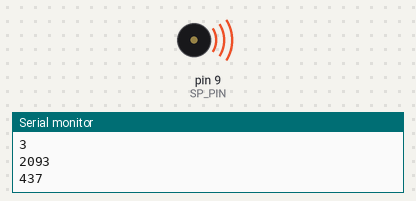
Bench run of a sketch on a simulated Arduino Uno, built with avr-gcc and run on an emulated ATmega328P. On the bench: buzzer (waves = sounding), the last lines printed to the serial monitor. At 7.0 s the program stops and its outputs stay as they are.

Above: at 0.1 s.
At 7.1 s:
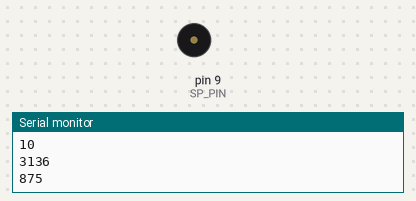
Timing chart, 0 to 8.5 s (numbered marks = the images above):
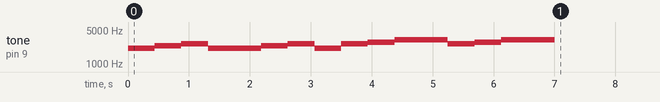

Measured:
- by itself, tone on pin 9 (SP_PIN): plays 2093 Hz for 0.44 s, 2349 Hz for 0.44 s, 2637 Hz for 0.44 s, 2093 Hz for 0.88 s, 2349 Hz for 0.44 s, 2637 Hz for 0.44 s … (13 notes in this stretch)

The sketch:

Exercise_e_.ino
```cpp
// NotesAndDurations.ino
// Play the first few notes from Frere Jacques.
// 4105054025、鄭琮寶

#include "pitches.h"

const byte SP_PIN = 9;
char* Notes[] = {"C7","D7","E7","C7","C7","D7","E7","C7","E7","F7","G7","E7","F7","G7","Q"};
char* Notes_table[] = {"A6","b6","B6","C7","d7","D7","e7","E7","F7","g7","G7","a7","P","Q"};
int Frequencies[] = {NOTE_A6, NOTE_AS6, NOTE_B6, NOTE_C7, NOTE_CS7, NOTE_D7, NOTE_DS7, NOTE_E7, NOTE_F7, NOTE_FS7, NOTE_G7, NOTE_GS7, 0, 0};
byte Durations[] = {4,4,4,4,4,4,4,4,4,4,2,4,4,2};

const int WholeNote = 1750; // 改成 1500 1750 2000 2250
byte index = 0;
byte offset;
int noteFreq;
int noteDuration;

void setup() {
	pinMode(SP_PIN, OUTPUT);
	Serial.begin(9600);

}

void loop() {
	Serial.println("Program Runngin!");
	while(Notes[index] != "Q"){
		offset = 0;
		while(1){
			if(Notes_table[offset] == Notes[index]){
				break;
			}
			offset++;
		}
		noteDuration = Durations[index];
		noteFreq = Frequencies[offset];
		noteDuration = WholeNote / noteDuration;
		Serial.println(offset, DEC);
		Serial.println(noteFreq, DEC);
		if(noteFreq >= 3){
			tone(SP_PIN, noteFreq);
		}
		Serial.println(noteDuration, DEC);
		delay(noteDuration);
		noTone(SP_PIN);
		index++;
	}
	for(;;);

}
```

pitches.h
```cpp
/*************************************************
 * Public Constants
 *************************************************/

#define NOTE_B0  31
#define NOTE_C1  33
#define NOTE_CS1 35
#define NOTE_D1  37
#define NOTE_DS1 39
#define NOTE_E1  41
#define NOTE_F1  44
#define NOTE_FS1 46
#define NOTE_G1  49
#define NOTE_GS1 52
#define NOTE_A1  55
#define NOTE_AS1 58
#define NOTE_B1  62
#define NOTE_C2  65
#define NOTE_CS2 69
#define NOTE_D2  73
#define NOTE_DS2 78
#define NOTE_E2  82
#define NOTE_F2  87
#define NOTE_FS2 93
#define NOTE_G2  98
#define NOTE_GS2 104
#define NOTE_A2  110
#define NOTE_AS2 117
#define NOTE_B2  123
#define NOTE_C3  131
#define NOTE_CS3 139
#define NOTE_D3  147
#define NOTE_DS3 156
#define NOTE_E3  165
#define NOTE_F3  175
#define NOTE_FS3 185
#define NOTE_G3  196
#define NOTE_GS3 208
#define NOTE_A3  220
#define NOTE_AS3 233
#define NOTE_B3  247
#define NOTE_C4  262
#define NOTE_CS4 277
#define NOTE_D4  294
#define NOTE_DS4 311
#define NOTE_E4  330
#define NOTE_F4  349
#define NOTE_FS4 370
#define NOTE_G4  392
#define NOTE_GS4 415
#define NOTE_A4  440
#define NOTE_AS4 466
#define NOTE_B4  494
#define NOTE_C5  523
#define NOTE_CS5 554
#define NOTE_D5  587
#define NOTE_DS5 622
#define NOTE_E5  659
#define NOTE_F5  698
#define NOTE_FS5 740
#define NOTE_G5  784
#define NOTE_GS5 831
#define NOTE_A5  880
#define NOTE_AS5 932
#define NOTE_B5  988
#define NOTE_C6  1047
#define NOTE_CS6 1109
#define NOTE_D6  1175
#define NOTE_DS6 1245
#define NOTE_E6  1319
#define NOTE_F6  1397
#define NOTE_FS6 1480
#define NOTE_G6  1568
#define NOTE_GS6 1661
#define NOTE_A6  1760
#define NOTE_AS6 1865
#define NOTE_B6  1976
#define NOTE_C7  2093
#define NOTE_CS7 2217
#define NOTE_D7  2349
#define NOTE_DS7 2489
#define NOTE_E7  2637
#define NOTE_F7  2794
#define NOTE_FS7 2960
#define NOTE_G7  3136
#define NOTE_GS7 3322
#define NOTE_A7  3520
#define NOTE_AS7 3729
#define NOTE_B7  3951
#define NOTE_C8  4186
#define NOTE_CS8 4435
#define NOTE_D8  4699
#define NOTE_DS8 4978
```
